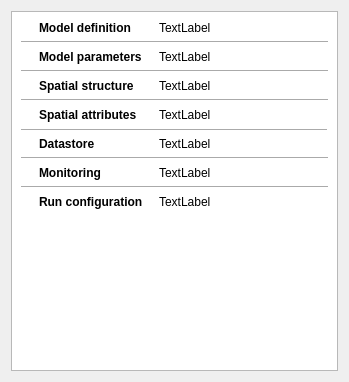
<?xml version="1.0" encoding="UTF-8"?>
<ui version="4.0">
 <class>DashboardWidget</class>
 <widget class="QWidget" name="DashboardWidget">
  <property name="geometry">
   <rect>
    <x>0</x>
    <y>0</y>
    <width>349</width>
    <height>382</height>
   </rect>
  </property>
  <property name="sizePolicy">
   <sizepolicy hsizetype="Preferred" vsizetype="Preferred">
    <horstretch>0</horstretch>
    <verstretch>0</verstretch>
   </sizepolicy>
  </property>
  <property name="minimumSize">
   <size>
    <width>200</width>
    <height>200</height>
   </size>
  </property>
  <property name="windowTitle">
   <string>Form</string>
  </property>
  <property name="styleSheet">
   <string notr="true"/>
  </property>
  <layout class="QVBoxLayout" name="verticalLayout">
   <item>
    <widget class="QScrollArea" name="scrollArea">
     <property name="minimumSize">
      <size>
       <width>200</width>
       <height>0</height>
      </size>
     </property>
     <property name="baseSize">
      <size>
       <width>0</width>
       <height>0</height>
      </size>
     </property>
     <property name="styleSheet">
      <string notr="true"/>
     </property>
     <property name="widgetResizable">
      <bool>true</bool>
     </property>
     <widget class="QWidget" name="scrollAreaWidgetContents">
      <property name="geometry">
       <rect>
        <x>0</x>
        <y>0</y>
        <width>329</width>
        <height>362</height>
       </rect>
      </property>
      <property name="styleSheet">
       <string notr="true">background : white;</string>
      </property>
      <layout class="QGridLayout" name="gridLayout_2">
       <property name="horizontalSpacing">
        <number>6</number>
       </property>
       <item row="2" column="1">
        <widget class="QLabel" name="label_3">
         <property name="sizePolicy">
          <sizepolicy hsizetype="Maximum" vsizetype="Maximum">
           <horstretch>0</horstretch>
           <verstretch>0</verstretch>
          </sizepolicy>
         </property>
         <property name="styleSheet">
          <string notr="true">font:bold;</string>
         </property>
         <property name="text">
          <string>Model parameters</string>
         </property>
         <property name="alignment">
          <set>Qt::AlignLeading|Qt::AlignLeft|Qt::AlignVCenter</set>
         </property>
        </widget>
       </item>
       <item row="3" column="0" colspan="3">
        <widget class="QFrame" name="frame_2">
         <property name="frameShape">
          <enum>QFrame::HLine</enum>
         </property>
         <property name="frameShadow">
          <enum>QFrame::Sunken</enum>
         </property>
        </widget>
       </item>
       <item row="13" column="2">
        <widget class="QLabel" name="RunConfigMessages">
         <property name="sizePolicy">
          <sizepolicy hsizetype="Minimum" vsizetype="Preferred">
           <horstretch>0</horstretch>
           <verstretch>0</verstretch>
          </sizepolicy>
         </property>
         <property name="text">
          <string notr="true">TextLabel</string>
         </property>
         <property name="wordWrap">
          <bool>true</bool>
         </property>
         <property name="margin">
          <number>0</number>
         </property>
         <property name="indent">
          <number>10</number>
         </property>
        </widget>
       </item>
       <item row="6" column="0" colspan="3">
        <widget class="QFrame" name="frame_3">
         <property name="frameShape">
          <enum>QFrame::HLine</enum>
         </property>
         <property name="frameShadow">
          <enum>QFrame::Sunken</enum>
         </property>
        </widget>
       </item>
       <item row="11" column="1">
        <widget class="QLabel" name="label_15">
         <property name="sizePolicy">
          <sizepolicy hsizetype="Maximum" vsizetype="Maximum">
           <horstretch>0</horstretch>
           <verstretch>0</verstretch>
          </sizepolicy>
         </property>
         <property name="styleSheet">
          <string notr="true">font:bold;</string>
         </property>
         <property name="text">
          <string>Monitoring</string>
         </property>
         <property name="alignment">
          <set>Qt::AlignLeading|Qt::AlignLeft|Qt::AlignVCenter</set>
         </property>
        </widget>
       </item>
       <item row="7" column="1">
        <widget class="QLabel" name="label_9">
         <property name="sizePolicy">
          <sizepolicy hsizetype="Maximum" vsizetype="Maximum">
           <horstretch>0</horstretch>
           <verstretch>0</verstretch>
          </sizepolicy>
         </property>
         <property name="styleSheet">
          <string notr="true">font:bold;</string>
         </property>
         <property name="text">
          <string>Spatial attributes</string>
         </property>
         <property name="alignment">
          <set>Qt::AlignLeading|Qt::AlignLeft|Qt::AlignVCenter</set>
         </property>
        </widget>
       </item>
       <item row="9" column="2">
        <widget class="QLabel" name="DatastoreMessages">
         <property name="sizePolicy">
          <sizepolicy hsizetype="Minimum" vsizetype="Preferred">
           <horstretch>0</horstretch>
           <verstretch>0</verstretch>
          </sizepolicy>
         </property>
         <property name="text">
          <string notr="true">TextLabel</string>
         </property>
         <property name="wordWrap">
          <bool>true</bool>
         </property>
         <property name="margin">
          <number>0</number>
         </property>
         <property name="indent">
          <number>10</number>
         </property>
        </widget>
       </item>
       <item row="5" column="1">
        <widget class="QLabel" name="label_6">
         <property name="sizePolicy">
          <sizepolicy hsizetype="Maximum" vsizetype="Maximum">
           <horstretch>0</horstretch>
           <verstretch>0</verstretch>
          </sizepolicy>
         </property>
         <property name="styleSheet">
          <string notr="true">font:bold;</string>
         </property>
         <property name="text">
          <string>Spatial structure</string>
         </property>
         <property name="alignment">
          <set>Qt::AlignLeading|Qt::AlignLeft|Qt::AlignVCenter</set>
         </property>
        </widget>
       </item>
       <item row="0" column="1">
        <widget class="QLabel" name="label">
         <property name="sizePolicy">
          <sizepolicy hsizetype="Maximum" vsizetype="Maximum">
           <horstretch>0</horstretch>
           <verstretch>0</verstretch>
          </sizepolicy>
         </property>
         <property name="styleSheet">
          <string notr="true">font:bold;</string>
         </property>
         <property name="text">
          <string>Model definition</string>
         </property>
         <property name="alignment">
          <set>Qt::AlignLeading|Qt::AlignLeft|Qt::AlignVCenter</set>
         </property>
        </widget>
       </item>
       <item row="7" column="0">
        <widget class="QLabel" name="SpatialAttrsIcon">
         <property name="sizePolicy">
          <sizepolicy hsizetype="Maximum" vsizetype="Maximum">
           <horstretch>0</horstretch>
           <verstretch>0</verstretch>
          </sizepolicy>
         </property>
         <property name="minimumSize">
          <size>
           <width>12</width>
           <height>12</height>
          </size>
         </property>
         <property name="maximumSize">
          <size>
           <width>12</width>
           <height>16777215</height>
          </size>
         </property>
         <property name="text">
          <string notr="true"/>
         </property>
         <property name="alignment">
          <set>Qt::AlignLeading|Qt::AlignLeft|Qt::AlignVCenter</set>
         </property>
        </widget>
       </item>
       <item row="2" column="0">
        <widget class="QLabel" name="ModelParamsIcon">
         <property name="sizePolicy">
          <sizepolicy hsizetype="Maximum" vsizetype="Maximum">
           <horstretch>0</horstretch>
           <verstretch>0</verstretch>
          </sizepolicy>
         </property>
         <property name="minimumSize">
          <size>
           <width>12</width>
           <height>12</height>
          </size>
         </property>
         <property name="maximumSize">
          <size>
           <width>12</width>
           <height>16777215</height>
          </size>
         </property>
         <property name="text">
          <string notr="true"/>
         </property>
         <property name="alignment">
          <set>Qt::AlignLeading|Qt::AlignLeft|Qt::AlignVCenter</set>
         </property>
        </widget>
       </item>
       <item row="11" column="0">
        <widget class="QLabel" name="MonitoringIcon">
         <property name="sizePolicy">
          <sizepolicy hsizetype="Maximum" vsizetype="Maximum">
           <horstretch>0</horstretch>
           <verstretch>0</verstretch>
          </sizepolicy>
         </property>
         <property name="minimumSize">
          <size>
           <width>12</width>
           <height>12</height>
          </size>
         </property>
         <property name="maximumSize">
          <size>
           <width>12</width>
           <height>16777215</height>
          </size>
         </property>
         <property name="text">
          <string notr="true"/>
         </property>
         <property name="alignment">
          <set>Qt::AlignLeading|Qt::AlignLeft|Qt::AlignVCenter</set>
         </property>
        </widget>
       </item>
       <item row="0" column="2">
        <widget class="QLabel" name="ModelDefMessages">
         <property name="sizePolicy">
          <sizepolicy hsizetype="Minimum" vsizetype="Preferred">
           <horstretch>0</horstretch>
           <verstretch>0</verstretch>
          </sizepolicy>
         </property>
         <property name="text">
          <string notr="true">TextLabel</string>
         </property>
         <property name="wordWrap">
          <bool>true</bool>
         </property>
         <property name="margin">
          <number>0</number>
         </property>
         <property name="indent">
          <number>10</number>
         </property>
        </widget>
       </item>
       <item row="9" column="1">
        <widget class="QLabel" name="label_12">
         <property name="sizePolicy">
          <sizepolicy hsizetype="Maximum" vsizetype="Maximum">
           <horstretch>0</horstretch>
           <verstretch>0</verstretch>
          </sizepolicy>
         </property>
         <property name="styleSheet">
          <string notr="true">font:bold;</string>
         </property>
         <property name="text">
          <string>Datastore</string>
         </property>
         <property name="alignment">
          <set>Qt::AlignLeading|Qt::AlignLeft|Qt::AlignVCenter</set>
         </property>
        </widget>
       </item>
       <item row="5" column="2">
        <widget class="QLabel" name="SpatialStructMessages">
         <property name="sizePolicy">
          <sizepolicy hsizetype="Minimum" vsizetype="Preferred">
           <horstretch>0</horstretch>
           <verstretch>0</verstretch>
          </sizepolicy>
         </property>
         <property name="text">
          <string notr="true">TextLabel</string>
         </property>
         <property name="wordWrap">
          <bool>true</bool>
         </property>
         <property name="margin">
          <number>0</number>
         </property>
         <property name="indent">
          <number>10</number>
         </property>
        </widget>
       </item>
       <item row="11" column="2">
        <widget class="QLabel" name="MonitoringMessages">
         <property name="sizePolicy">
          <sizepolicy hsizetype="Minimum" vsizetype="Preferred">
           <horstretch>0</horstretch>
           <verstretch>0</verstretch>
          </sizepolicy>
         </property>
         <property name="text">
          <string notr="true">TextLabel</string>
         </property>
         <property name="wordWrap">
          <bool>true</bool>
         </property>
         <property name="margin">
          <number>0</number>
         </property>
         <property name="indent">
          <number>10</number>
         </property>
        </widget>
       </item>
       <item row="0" column="0">
        <widget class="QLabel" name="ModelDefIcon">
         <property name="sizePolicy">
          <sizepolicy hsizetype="Maximum" vsizetype="Maximum">
           <horstretch>0</horstretch>
           <verstretch>0</verstretch>
          </sizepolicy>
         </property>
         <property name="minimumSize">
          <size>
           <width>12</width>
           <height>12</height>
          </size>
         </property>
         <property name="maximumSize">
          <size>
           <width>16777215</width>
           <height>16777215</height>
          </size>
         </property>
         <property name="text">
          <string notr="true"/>
         </property>
         <property name="textFormat">
          <enum>Qt::AutoText</enum>
         </property>
         <property name="alignment">
          <set>Qt::AlignLeading|Qt::AlignLeft|Qt::AlignVCenter</set>
         </property>
        </widget>
       </item>
       <item row="9" column="0">
        <widget class="QLabel" name="DatastoreIcon">
         <property name="sizePolicy">
          <sizepolicy hsizetype="Maximum" vsizetype="Maximum">
           <horstretch>0</horstretch>
           <verstretch>0</verstretch>
          </sizepolicy>
         </property>
         <property name="minimumSize">
          <size>
           <width>12</width>
           <height>12</height>
          </size>
         </property>
         <property name="maximumSize">
          <size>
           <width>12</width>
           <height>16777215</height>
          </size>
         </property>
         <property name="text">
          <string notr="true"/>
         </property>
         <property name="alignment">
          <set>Qt::AlignLeading|Qt::AlignLeft|Qt::AlignVCenter</set>
         </property>
        </widget>
       </item>
       <item row="2" column="2">
        <widget class="QLabel" name="ModelParamsMessages">
         <property name="sizePolicy">
          <sizepolicy hsizetype="Minimum" vsizetype="Preferred">
           <horstretch>0</horstretch>
           <verstretch>0</verstretch>
          </sizepolicy>
         </property>
         <property name="text">
          <string notr="true">TextLabel</string>
         </property>
         <property name="wordWrap">
          <bool>true</bool>
         </property>
         <property name="margin">
          <number>0</number>
         </property>
         <property name="indent">
          <number>10</number>
         </property>
        </widget>
       </item>
       <item row="12" column="0" colspan="3">
        <widget class="QFrame" name="frame_6">
         <property name="frameShape">
          <enum>QFrame::HLine</enum>
         </property>
         <property name="frameShadow">
          <enum>QFrame::Sunken</enum>
         </property>
        </widget>
       </item>
       <item row="5" column="0">
        <widget class="QLabel" name="SpatialStructIcon">
         <property name="sizePolicy">
          <sizepolicy hsizetype="Maximum" vsizetype="Maximum">
           <horstretch>0</horstretch>
           <verstretch>0</verstretch>
          </sizepolicy>
         </property>
         <property name="minimumSize">
          <size>
           <width>12</width>
           <height>12</height>
          </size>
         </property>
         <property name="maximumSize">
          <size>
           <width>12</width>
           <height>16777215</height>
          </size>
         </property>
         <property name="text">
          <string notr="true"/>
         </property>
         <property name="alignment">
          <set>Qt::AlignLeading|Qt::AlignLeft|Qt::AlignVCenter</set>
         </property>
        </widget>
       </item>
       <item row="10" column="0" colspan="3">
        <widget class="QFrame" name="frame_5">
         <property name="frameShape">
          <enum>QFrame::HLine</enum>
         </property>
         <property name="frameShadow">
          <enum>QFrame::Sunken</enum>
         </property>
        </widget>
       </item>
       <item row="7" column="2">
        <widget class="QLabel" name="SpatialAttrsMessages">
         <property name="sizePolicy">
          <sizepolicy hsizetype="Minimum" vsizetype="Preferred">
           <horstretch>0</horstretch>
           <verstretch>0</verstretch>
          </sizepolicy>
         </property>
         <property name="text">
          <string notr="true">TextLabel</string>
         </property>
         <property name="wordWrap">
          <bool>true</bool>
         </property>
         <property name="margin">
          <number>0</number>
         </property>
         <property name="indent">
          <number>10</number>
         </property>
        </widget>
       </item>
       <item row="13" column="0">
        <widget class="QLabel" name="RunConfigIcon">
         <property name="sizePolicy">
          <sizepolicy hsizetype="Maximum" vsizetype="Maximum">
           <horstretch>0</horstretch>
           <verstretch>0</verstretch>
          </sizepolicy>
         </property>
         <property name="minimumSize">
          <size>
           <width>12</width>
           <height>12</height>
          </size>
         </property>
         <property name="maximumSize">
          <size>
           <width>12</width>
           <height>16777215</height>
          </size>
         </property>
         <property name="text">
          <string notr="true"/>
         </property>
         <property name="alignment">
          <set>Qt::AlignLeading|Qt::AlignLeft|Qt::AlignVCenter</set>
         </property>
        </widget>
       </item>
       <item row="13" column="1">
        <widget class="QLabel" name="label_18">
         <property name="sizePolicy">
          <sizepolicy hsizetype="Maximum" vsizetype="Maximum">
           <horstretch>0</horstretch>
           <verstretch>0</verstretch>
          </sizepolicy>
         </property>
         <property name="styleSheet">
          <string notr="true">font:bold;</string>
         </property>
         <property name="text">
          <string>Run configuration</string>
         </property>
         <property name="alignment">
          <set>Qt::AlignLeading|Qt::AlignLeft|Qt::AlignVCenter</set>
         </property>
        </widget>
       </item>
       <item row="8" column="0" colspan="3">
        <widget class="QFrame" name="frame_4">
         <property name="frameShape">
          <enum>QFrame::HLine</enum>
         </property>
         <property name="frameShadow">
          <enum>QFrame::Raised</enum>
         </property>
        </widget>
       </item>
       <item row="1" column="0" colspan="3">
        <widget class="QFrame" name="frame">
         <property name="frameShape">
          <enum>QFrame::HLine</enum>
         </property>
         <property name="frameShadow">
          <enum>QFrame::Sunken</enum>
         </property>
        </widget>
       </item>
       <item row="14" column="0" colspan="3">
        <spacer name="verticalSpacer">
         <property name="orientation">
          <enum>Qt::Vertical</enum>
         </property>
         <property name="sizeHint" stdset="0">
          <size>
           <width>20</width>
           <height>40</height>
          </size>
         </property>
        </spacer>
       </item>
      </layout>
     </widget>
    </widget>
   </item>
  </layout>
 </widget>
 <resources/>
 <connections/>
</ui>
